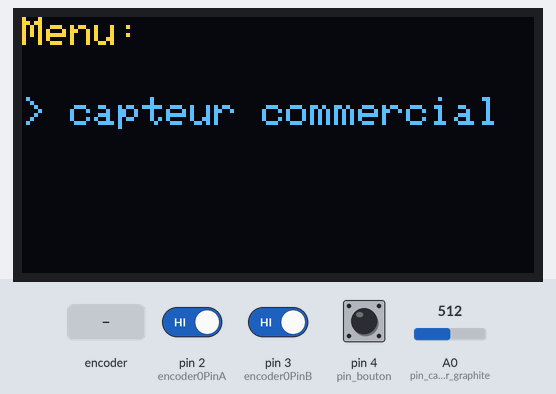
This sketch was run on a simulated Arduino Uno, built with avr-gcc and run on an emulated ATmega328P. Shown: 128×64 one-colour display. Inputs (shaded band) come from the test bench; at power-on: pin 4 (pin_bouton) HIGH, A0 (pin_capteur_graphite) = 512, pin 2 (encoder0PinA) HIGH, pin 3 (encoder0PinB) HIGH. The OLED is the two-colour kind (top 16 rows yellow).

Above: at 2.2 s.
2.3 s: rotary encoder on pin 2 (encoder0PinA) / pin 3 (encoder0PinB) turned 3 steps (first pin leading)
At 4.0 s:
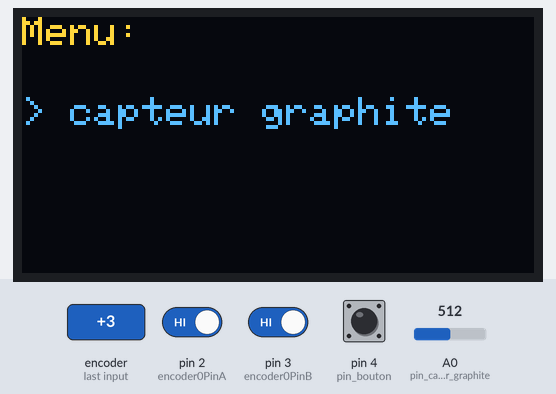
4.4 s: pin 4 (pin_bouton) pulled LOW for 3.2 s
At 5.01 s:
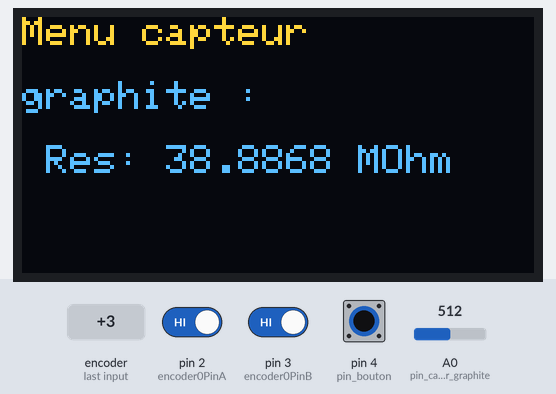
9.1 s: pin 4 (pin_bouton) pulled LOW for 0.15 s
11.0 s: A0 (pin_capteur_graphite) set to 0
At 11.6 s:
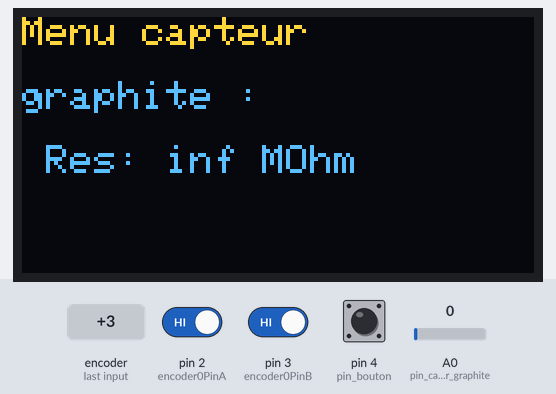
12.5 s: A0 (pin_capteur_graphite) set to 122
At 13.4 s:
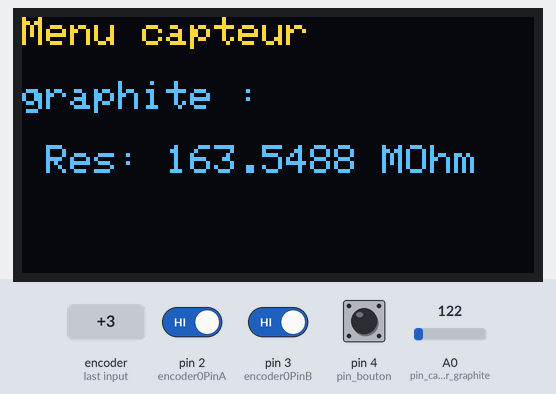
14.1 s: A0 (pin_capteur_graphite) set to 266
At 15.5 s:
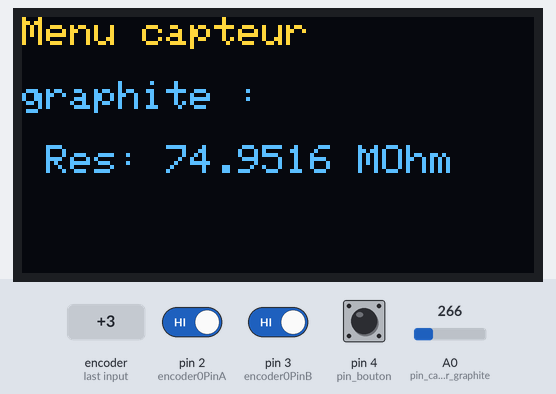
Timing chart, 0 to 16.6 s (numbered marks = the images above; inputs shaded):
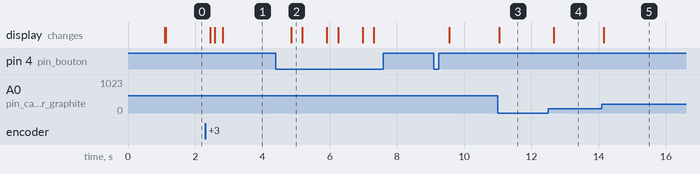

Measured:
- after the input at 2.3 s, the display: first changes after 0.15 s (image 1 shows a later state)
- after the input at 4.4 s, the display: changes after 0.45 s (image 2)
- after the input at 11.0 s, the display: changes at once (image 3)
- after the input at 12.5 s, the display: changes after 0.16 s (image 4)
- after the input at 14.1 s, the display: changes after 0.06 s (image 5)

The sketch:

programme-principale.ino
```cpp
  // PROGRAMME ARDUINO Projet capteur 4A Génie Physique
  // Esther BOIRON
  // Margot HERNANDEZ

  ////////////////////  OLED
  #include <Adafruit_SSD1306.h>
  #include <Fonts/FreeMono9pt7b.h>
  #define largeur_ecran 128
  #define hauteur_ecran 64
  #define reset_ecran -1
  #define adresseI2C_OLED 0x3C
  Adafruit_SSD1306 ecran_OLED(largeur_ecran, hauteur_ecran, &Wire, reset_ecran);

  ////////////////////  BLUETOOTH
  #include <SoftwareSerial.h>
  #include <avr/pgmspace.h>         // Permet de stocker des données en mémoire flash (PROGMEM) au lieu de la RAM
  #include <SPI.h>
  #define rxPin 8
  #define txPin 9
  #define SERIAL
  SoftwareSerial mySerial(rxPin, txPin);
  int mode_app = 0;


  ////////////////////  CAPTEURS ET RESISTANCES
  const int pin_capteur_graphite = A0;
  const int pin_capteur_commercial = A1;
  const float R1 = 100000.0;
  const float R3 = 100000.0;
  const float R4 = 10000.0;
  const float R6 = 33000.0;
  const float Vcc = 5.0;
  float R2 = 515.0;             // Valeur correspondant à la position du potentiomètre digital

  //////////////////// POTENTIOMETRE DIGITAL
  const byte csPin           = 10;      // MCP42100 chip select pin
  const int  maxPositions    = 256;     // wiper can move from 0 to 255 = 256 positions
  const long rAB             = 50000;   // valeur à remplacer par la valeur réelle
  const byte rWiper          = 125;     // 125 ohms pot wiper resistance
  const byte pot0            = 0x11;    // pot0 addr // B 0001 0001
  const byte pot0Shutdown    = 0x21;    // pot0 shutdown // B 0010 0001

  ////////////////////  ENCODEUR ROTATIF
  #define encoder0PinA 2
  #define encoder0PinB 3
  #define pin_bouton 4
  volatile int encoder0Pos = 0;
  const char menus[][20] PROGMEM = {"informations", "application", "capteur graphite", "capteur commercial"};    // liste des menus stockée en mémoire flash au lieu de la RAM
  const int nb_menus = sizeof(menus) / sizeof(menus[0]);
  int menu_index = 0, menu_etat = 0;
  long position_precedente = -999;

  ///////////////////// SET UP POTENTIOMETRE
  void setPotWiper(int addr, int pos) {
  pos = constrain(pos, 0, 255);            // limite les positions entre 0 et 255
  digitalWrite(csPin, LOW);                // enable chip select
  SPI.transfer(addr);
  SPI.transfer(pos);
  digitalWrite(csPin, HIGH);               // disable chip select
}
  void setup() {

      digitalWrite(csPin, HIGH);        // chip select default to de-selected
      pinMode(csPin, OUTPUT);           // configure chip select as output
      SPI.begin();
      pinMode(rxPin, INPUT);
      pinMode(txPin, OUTPUT);
      mySerial.begin(9600);
      Serial.begin(9600);

      if (!ecran_OLED.begin(SSD1306_SWITCHCAPVCC, adresseI2C_OLED))
      {
        while (1);
      }
      ecran_OLED.setTextColor(SSD1306_WHITE, SSD1306_BLACK);
      ecran_OLED.clearDisplay();
      ecran_OLED.setTextSize(1);
      ecran_OLED.setCursor(0, 0);
      ecran_OLED.setFont(&FreeMono9pt7b);
      ecran_OLED.print(F("\n Projet\n capteur\n 4A GP"));
      ecran_OLED.display();
      delay(1000);
      ecran_OLED.setFont();
      afficher_menu();

      pinMode(encoder0PinA, INPUT_PULLUP);
      pinMode(encoder0PinB, INPUT_PULLUP);
      attachInterrupt(digitalPinToInterrupt(encoder0PinA), doEncoder, RISING);
      pinMode(pin_bouton, INPUT_PULLUP);
  }

  void loop() {

      setPotWiper(pot0,2);          // la position 2 est la position optimale d'après nos tests
      long position = encoder0Pos;
      if (menu_etat == 0) {        // Navigation dans le menu principal uniquement si menu_etat == 0 (0 = menu principal et 1 = sous-menu sélectionné)
      if (position != position_precedente) {
        if (position > position_precedente) {
          menu_index--;
        }
        if (position < position_precedente) {
          menu_index++;
        }

        if (menu_index < 0) menu_index = nb_menus - 1;
        if (menu_index >= nb_menus) menu_index = 0;

        afficher_menu();
        position_precedente = position;
      }
    }

      if (digitalRead(pin_bouton) == LOW) {
          delay(200);
          if (menu_etat == 0) {    // Si on est dans le menu principal, entrer dans un sous-menu
          menu_etat = 1;
          } else {                // Si on est déjà dans un sous-menu, revenir au menu principal
            menu_etat = 0;
              afficher_menu();
          }
          delay(200);
      }

      if (menu_etat == 1)
      {
        afficher_sous_menu();
      }
      delay(100);
  }

  void doEncoder() {
      if (digitalRead(encoder0PinA) == HIGH && digitalRead(encoder0PinB) == HIGH) {
      encoder0Pos++;
    } else if (digitalRead(encoder0PinA) == HIGH && digitalRead(encoder0PinB) == LOW) {
      encoder0Pos--;
    }
  }

  void afficher_menu() {
      char buffer[20];
      strcpy_P(buffer, menus[menu_index]);
      ecran_OLED.clearDisplay();
      ecran_OLED.setCursor(0, 0);
      ecran_OLED.println(F("Menu:"));
      ecran_OLED.setCursor(0, 20);
      ecran_OLED.print(F("> "));
      ecran_OLED.println(buffer);
      ecran_OLED.display();
  }

  void afficher_sous_menu() {
      ecran_OLED.clearDisplay();
      ecran_OLED.setCursor(0, 0);

      if (menu_index == 0) {
          ecran_OLED.println("Menu informations :\n\n");
          ecran_OLED.println(" Projet capteur\n Esther BOIRON\n Margot HERNANDEZ\n 4A GP");

      } else if (menu_index == 1) {
            byte Vadc = analogRead(pin_capteur_graphite) / 4;
            byte ADCflex = analogRead(pin_capteur_commercial)/ 4;
            //Serial.print("ADCflex : ");
            //Serial.println(ADCflex);
            ecran_OLED.println("Menu application :\n");
            ecran_OLED.println(" RDV sur l'appli !\n");
            delay (400);
            Serial.println(mode_app);
            if (mySerial.available() > 0)
            {
              mode_app = mySerial.read();
            }

            if (mode_app == 1)
            {
                mySerial.write(Vadc);
            }
            else if (mode_app == 2)
            {
                mySerial.write(ADCflex);
            }

            while (mySerial.available()) {
              Serial.print((char) mySerial.read()) ;
            }

      } else if (menu_index == 2) {
              float Vadc = analogRead(pin_capteur_graphite) * Vcc / 1023.0;
              float Rgraphite = (Vcc/Vadc * (1+R3/R2)*R1-R1-R4)/pow(10,6);;
              ecran_OLED.println("Menu capteur\n");
              ecran_OLED.println("graphite :\n");
              ecran_OLED.print(F(" Res: "));
              ecran_OLED.print(Rgraphite, 4);
              ecran_OLED.println(F(" MOhm"));

      } else if (menu_index == 3) {
          int ADCflex = analogRead(pin_capteur_commercial);
          float Vflex = ADCflex * Vcc / 1023.0;
          float Rflex = R6 * (Vcc / Vflex - 1.0);
          ecran_OLED.println("Menu capteur\n");
          ecran_OLED.println("commercial :\n");
            ecran_OLED.print(F(" Res: "));
            ecran_OLED.print(Rflex, 0);
            ecran_OLED.println(F(" Ohm"));
          }

        ecran_OLED.display();
    }
```
